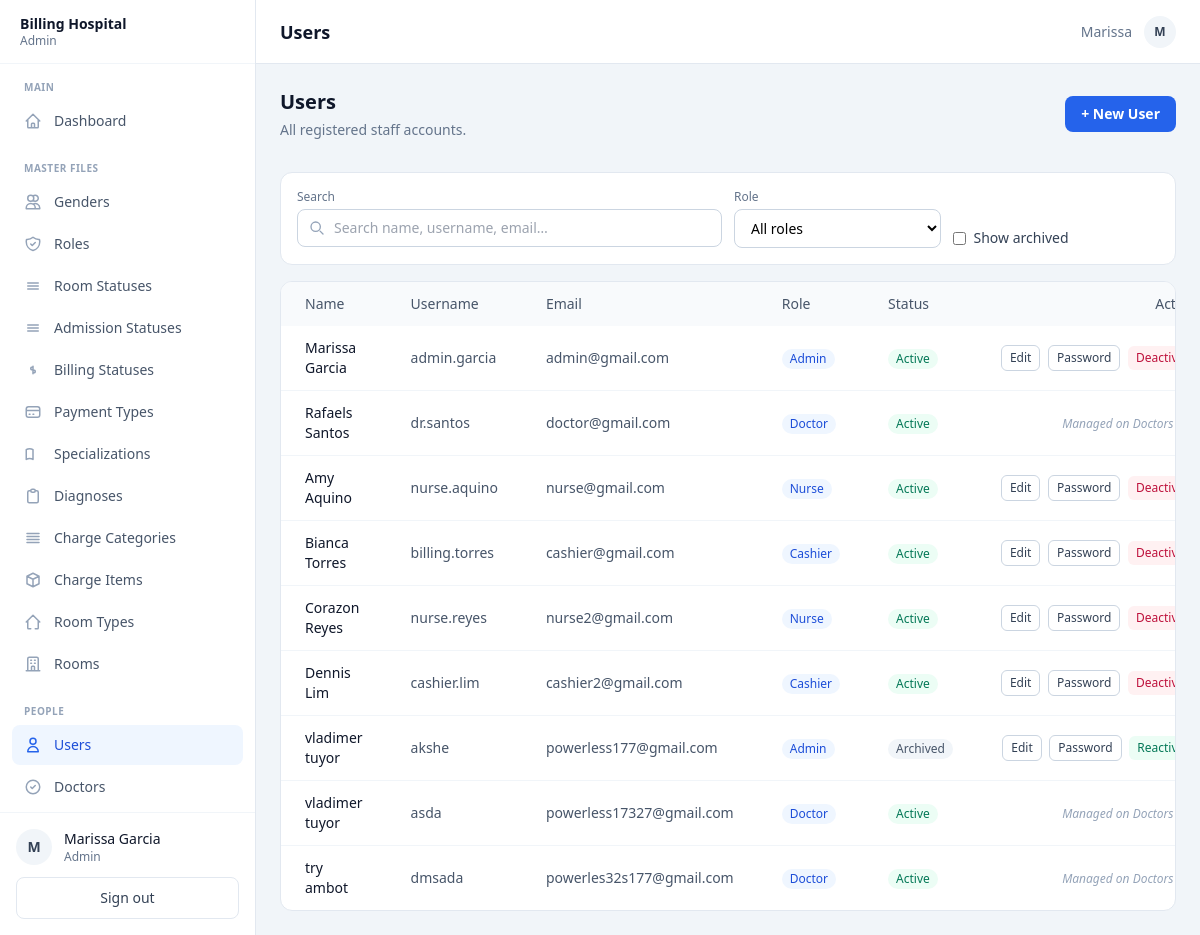
Screenshot of /index.php?page=users (signed in) with the database file from the repository.
### tables this page shows
CREATE TABLE `user` (
  `user_id` int(11) NOT NULL,
  `role_id` int(11) NOT NULL,
  `username` varchar(100) NOT NULL,
  `password_hash` varchar(255) NOT NULL,
  `first_name` varchar(100) NOT NULL,
  `last_name` varchar(100) NOT NULL,
  `email` varchar(150) DEFAULT NULL,
  `contact_number` varchar(30) DEFAULT NULL,
  `created_at` datetime NOT NULL DEFAULT current_timestamp(),
  `is_active` tinyint(1) NOT NULL DEFAULT 1
);

CREATE TABLE `role` (
  `role_id` int(11) NOT NULL,
  `role_name` varchar(50) NOT NULL,
  `description` varchar(255) DEFAULT NULL
);

### index.php (called while the page is built, shortened)
<?php
$currentUser = $_SESSION['user'];
$roleId      = (int)$currentUser['role_id'];
$layout = match ($roleId) {
    1 => 'admin',
    2 => 'doctor',
    3 => 'nurse',
    4 => 'cashier',
    default => 'admin',
};
require __DIR__ . '/views/layouts/' . $layout . '.php';

### views/admin/users.php (the view, shortened to what this page needs)
<?php
$users = $pdo->query(
    'SELECT u.user_id, u.username, u.first_name, u.last_name, u.email,
            u.contact_number, u.role_id, u.is_active, r.role_name
     FROM `user` u
     INNER JOIN `role` r ON r.role_id = u.role_id
     ORDER BY u.user_id'
)->fetchAll();
?>
<div class="mb-8 flex items-center justify-between">
    <div>
        <h2 class="text-xl font-bold text-slate-900">Users</h2>
        <p class="mt-1 text-sm text-slate-500">All registered staff accounts.</p>
    </div>
    <button type="button" id="openCreateBtn"
            class="inline-flex items-center gap-2 rounded-lg bg-blue-600 px-4 py-2 text-sm font-semibold text-white hover:bg-blue-700">
        + New User
    </button>
</div>
<div class="bg-white rounded-xl border border-slate-200 p-4 mb-4">
    <div class="grid grid-cols-1 sm:grid-cols-2 lg:grid-cols-4 gap-3">
        <div class="lg:col-span-2">
            <label class="block text-xs font-medium text-slate-500 mb-1">Search</label>
            <div class="relative">
                <svg class="absolute left-3 top-1/2 -translate-y-1/2 w-4 h-4 text-slate-400"
                     fill="none" viewBox="0 0 24 24" stroke="currentColor" stroke-width="2">
                    <path stroke-linecap="round" stroke-linejoin="round"
                          d="M21 21l-4.35-4.35M17 10a7 7 0 11-14 0 7 7 0 0114 0z"/>
                </svg>
                <input type="text" id="filterSearch"
                       placeholder="Search name, username, email…"
                       class="w-full rounded-lg border border-slate-300 pl-9 pr-3 py-2 text-sm
                              focus:outline-none focus:ring-2 focus:ring-blue-500 focus:border-blue-500">
            </div>
        </div>
        <div>
            <label class="block text-xs font-medium text-slate-500 mb-1">Role</label>
            <select id="filterRole"
                    class="w-full rounded-lg border border-slate-300 px-3 py-2 text-sm bg-white
                           focus:outline-none focus:ring-2 focus:ring-blue-500 focus:border-blue-500">
                <option value="">All roles</option>
            </select>
        </div>
        <div class="flex items-end">
            <label class="inline-flex items-center gap-2 text-sm text-slate-700 select-none cursor-pointer">
                <input type="checkbox" id="showArchived"
                       class="rounded border-slate-300 text-blue-600 focus:ring-blue-500">
                Show archived
            </label>
        </div>
    </div>
</div>
<div class="bg-white rounded-xl border border-slate-200 overflow-hidden">
    <table class="min-w-full text-sm">
        <thead class="bg-slate-50 text-slate-600">
            <tr>
                <th class="text-left px-6 py-3 font-medium">Name</th>
                <th class="text-left px-6 py-3 font-medium">Username</th>
                <th class="text-left px-6 py-3 font-medium">Email</th>
                <th class="text-left px-6 py-3 font-medium">Role</th>
                <th class="text-left px-6 py-3 font-medium">Status</th>
                <th class="text-right px-6 py-3 font-medium">Actions</th>
            </tr>
        </thead>
        <tbody class="divide-y divide-slate-100">
            <?php foreach ($users as $u): ?>
                <tr class="hover:bg-slate-50 user-row"
                    data-search="<?= htmlspecialchars(strtolower($u['first_name'] . ' ' . $u['last_name'] . ' ' . $u['username'] . ' ' . $u['email'])) ?>"
                    data-role="<?= htmlspecialchars($u['role_name']) ?>"
                    data-status="<?= (int)$u['is_active'] ?>">
                    <td class="px-6 py-3 font-medium text-slate-900">
                        <?= htmlspecialchars($u['first_name'] . ' ' . $u['last_name']) ?>
                    </td>
                    <td class="px-6 py-3 text-slate-600"><?= htmlspecialchars($u['username']) ?></td>
                    <td class="px-6 py-3 text-slate-600"><?= htmlspecialchars($u['email']) ?></td>
                    <td class="px-6 py-3">
                        <span class="inline-block rounded-full bg-blue-50 px-2 py-0.5 text-xs font-medium text-blue-700 capitalize">
                            <?= htmlspecialchars($u['role_name']) ?>
                        </span>
                    </td>
                    <td class="px-6 py-3">
                        <span class="inline-block rounded-full px-2 py-0.5 text-xs font-medium
                            <?= $u['is_active'] ? 'bg-emerald-50 text-emerald-700' : 'bg-slate-100 text-slate-600' ?>">
                            <?= $u['is_active'] ? 'Active' : 'Archived' ?>
                        </span>
                    </td>
                    <td class="px-6 py-3 text-right whitespace-nowrap">
                        <?php if ((int)$u['role_id'] === 2): ?>
                            <span class="text-xs text-slate-400 italic">Managed on Doctors page</span>
                        <?php else: ?>
                            <button type="button"
                                    class="edit-btn inline-flex items-center rounded-md border border-slate-300 px-2 py-1 text-xs font-medium text-slate-700 hover:bg-slate-50"
                                    data-user='<?= htmlspecialchars(json_encode($u), ENT_QUOTES, "UTF-8") ?>'>
                                Edit
                            </button>
                            <button type="button"
                                    class="pw-btn inline-flex items-center rounded-md border border-slate-300 px-2 py-1 text-xs font-medium text-slate-700 hover:bg-slate-50 ml-1"
                                    data-user-id="<?= (int)$u['user_id'] ?>"
                                    data-user-name="<?= htmlspecialchars($u['first_name'] . ' ' . $u['last_name']) ?>">
                                Password
                            </button>
                            <?php if ((int)$u['is_active'] === 1): ?>
                                <button type="button"
                                        class="deactivate-btn inline-flex items-center rounded-md bg-rose-50 px-2 py-1 text-xs font-medium text-rose-700 hover:bg-rose-100 ml-1"
                                        data-user-id="<?= (int)$u['user_id'] ?>"
                                        data-user-name="<?= htmlspecialchars($u['first_name'] . ' ' . $u['last_name']) ?>">
                                    Deactivate
                                </button>
                            <?php else: ?>
                                <button type="button"
                                        class="reactivate-btn inline-flex items-center rounded-md bg-emerald-50 px-2 py-1 text-xs font-medium text-emerald-700 hover:bg-emerald-100 ml-1"
                                        data-user-id="<?= (int)$u['user_id'] ?>"
                                        data-user-name="<?= htmlspecialchars($u['first_name'] . ' ' . $u['last_name']) ?>">
                                    Reactivate
                                </button>
                            <?php endif; ?>
                        <?php endif; ?>
                    </td>
                </tr>
            <?php endforeach; ?>
        </tbody>
    </table>
</div>

### rows the page displays
user: first_name+last_name "Marissa Garcia", username "admin.garcia", email "admin@gmail.com", role.role_name "Admin", is_active "Active"
user: first_name+last_name "Rafaels Santos", username "dr.santos", email "doctor@gmail.com", role.role_name "Doctor", is_active "Active", shows "Managed on Doctors…"
user: first_name+last_name "Amy Aquino", username "nurse.aquino", email "nurse@gmail.com", role.role_name "Nurse", is_active "Active"
user: first_name+last_name "Bianca Torres", username "billing.torres", email "cashier@gmail.com", role.role_name "Cashier", is_active "Active"
user: first_name+last_name "Corazon Reyes", username "nurse.reyes", email "nurse2@gmail.com", role.role_name "Nurse", is_active "Active"
user: first_name+last_name "Dennis Lim", username "cashier.lim", email "cashier2@gmail.com", role.role_name "Cashier", is_active "Active"
user: first_name+last_name "vladimer tuyor", username "akshe", email "powerless177@gmail.com", role.role_name "Admin", is_active "Archived"
user: first_name+last_name "vladimer tuyor", username "asda", email "powerless17327@gmail.com", role.role_name "Doctor", is_active "Active", shows "Managed on Doctors…"
user: first_name+last_name "try ambot", username "dmsada", email "powerles32s177@gmail.com", role.role_name "Doctor", is_active "Active", shows "Managed on Doctors…"

### other values shown
$currentUser['role_name'] "Admin"
$sectionName "MAIN"
$item['label'] "Dashboard"
$sectionName "MASTER FILES"
$item['label'] "Genders"
$item['label'] "Roles"
$item['label'] "Room Statuses"
$item['label'] "Admission Statuses"
$item['label'] "Billing Statuses"
$item['label'] "Payment Types"
$item['label'] "Specializations"
$item['label'] "Diagnoses"
$item['label'] "Charge Categories"
$item['label'] "Charge Items"
$item['label'] "Room Types"
